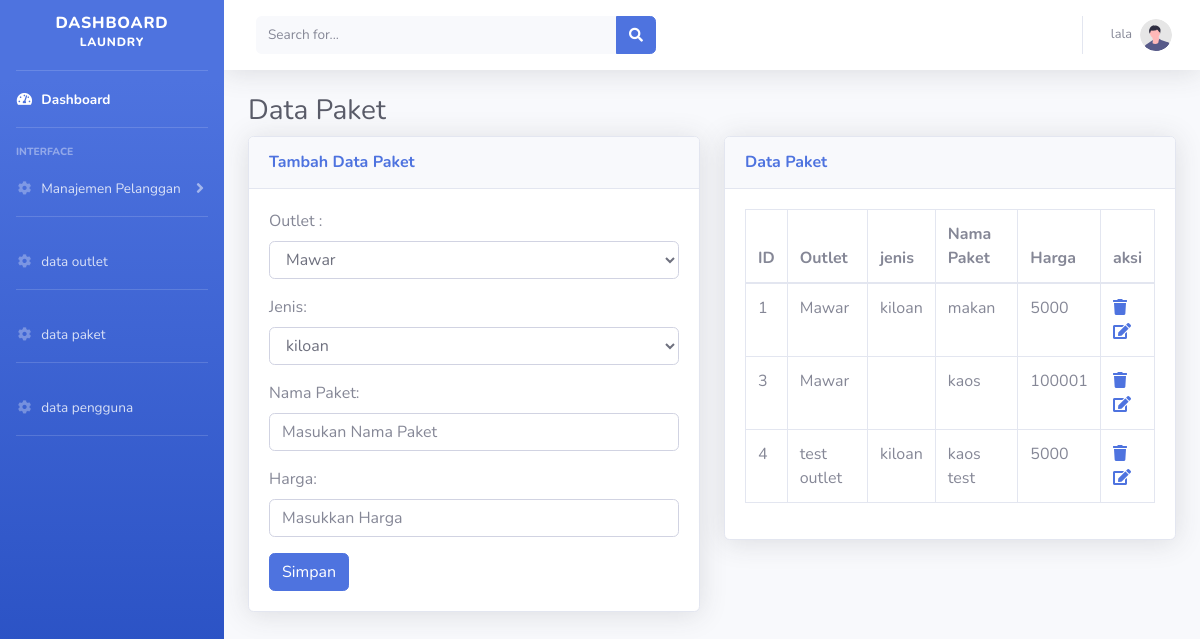
The app's page /data_paket.php (signed in) with its own data.
### tables this page shows
CREATE TABLE `tb_paket` (
  `id` int(11) NOT NULL,
  `id_outlet` int(11) NOT NULL,
  `jenis` enum('kiloan','selimut','bed_cover','kaos','lain') NOT NULL,
  `nama_paket` varchar(100) NOT NULL,
  `harga` int(11) NOT NULL
);

CREATE TABLE `tb_outlet` (
  `id` int(11) NOT NULL,
  `nama` varchar(100) NOT NULL,
  `alamat` text NOT NULL,
  `tlp` varchar(15) NOT NULL
);

### data_paket.php (the view, shortened to what this page needs)
<?php
include 'header.php';
?>
<div class="container-fluid">
    <h1 class="h3 mb-2 text-gray-800">Data Paket</h1>
    <div class="row">
        <div class="col-lg-6">
            <div class="card shadow mb-4">
                <div class="card-header py-3">
                    <h6 class="m-0 font-weight-bold text-primary">Tambah Data Paket</h6>
                </div>
                <div class="card-body">
                    <form action="proses_tambah_paket.php" method="post" enctype="multipart/form-data">
                        <div class="form-group">
                            <div class="form-group">
                                <label for="gender">Outlet :</label>
                                <select name="id_outlet" class="form-control">
                                    <?php
                                    include 'koneksi.php';
                                    $sql = mysqli_query($koneksi, "select * from tb_outlet");
                                    while ($data = mysqli_fetch_array($sql)) {
                                    ?>
                                        <option value="<?= $data['id'] ?>"><?= $data['nama'] ?></option>
                                    <?php
                                    }
                                    ?>
                                </select>
                            </div>
                        </div>
                        <div class="form-group">
                            <label for="gender">Jenis:</label>
                            <select name="jenis" class="form-control">
                                <option value="kiloan">kiloan</option>
                            </select>
                        </div>
                        <div class="form-group">
                            <label for="address">Nama Paket:</label>
                            <input type="text" class="form-control" name="nama_paket" placeholder="Masukan Nama Paket">
                        </div>
                        <div class="form-group">
                            <label for="phone">Harga:</label>
                            <input type="text" class="form-control" name="harga" placeholder="Masukkan Harga">
                        </div>
                        <button type="submit" class="btn btn-primary">Simpan</button>
                    </form>
                </div>
            </div>
        </div>
        <div class="col-lg-6">
            <div class="card shadow mb-4">
                <div class="card-header py-3">
                    <h6 class="m-0 font-weight-bold text-primary">Data Paket</h6>
                </div>
                <div class="card-body">
                    <div class="table-responsive">
                        <table class="table table-bordered" id="dataTable" width="100%" cellspacing="0">
                            <thead>
                                <tr>
                                    <th width="5px">ID</th>
                                    <th>Outlet</th>
                                    <th>jenis</th>
                                    <th>Nama Paket</th>
                                    <th>Harga</th>
                                    <th width="6px">aksi</th>
                                </tr>
                            </thead>
                            <tbody>
                                <?php
                                include "koneksi.php";
                                $sql = mysqli_query($koneksi, "SELECT tb_paket.*, tb_outlet.nama FROM tb_paket JOIN tb_outlet ON tb_paket.id_outlet = tb_outlet.id");
                                while ($data = mysqli_fetch_array($sql)) {
                                ?>
                                    <tr>
                                        <td><?= $data['id'] ?></td>
                                        <td><?= $data['nama'] ?></td>
                                        <td><?= $data['jenis'] ?></td>
                                        <td><?= $data['nama_paket'] ?></td>
                                        <td><?= $data['harga'] ?></td>
                                        <td><a href="hapus_paket.php?id=<?= $data['id'] ?>"><i class="fa fa-trash"></i></a> <a href="edit_paket.php?id=<?= $data['id'] ?>"><i class="fa fa-edit"></i></a></td>
                                    </tr>
                                <?php
                                }
                                ?>
                            </tbody>
                        </table>
                    </div>
                </div>
            </div>
        </div>
    </div>
</div>
</div>
</div>
<?php
include 'footer.php';
?>

### header.php (shortened to what this page needs)
<!DOCTYPE html>
<html lang="en">
<head>
    <link href="vendor/fontawesome-free/css/all.min.css" rel="stylesheet" type="text/css">
    <link href="css/sb-admin-2.min.css" rel="stylesheet">
</head>
<body id="page-top">
    <div id="wrapper">
        <?php
        include 'navbar.php';
        ?>
        <div id="content-wrapper" class="d-flex flex-column">
            <div id="content">
                <nav class="navbar navbar-expand navbar-light bg-white topbar mb-4 static-top shadow">
                    <form class="d-none d-sm-inline-block form-inline mr-auto ml-md-3 my-2 my-md-0 mw-100 navbar-search">
                        <div class="input-group">
                            <input type="text" class="form-control bg-light border-0 small" placeholder="Search for..." aria-label="Search" aria-describedby="basic-addon2">
                            <div class="input-group-append">
                                <button class="btn btn-primary" type="button">
                                    <i class="fas fa-search fa-sm"></i>
                                </button>
                            </div>
                        </div>
                    </form>
                    <ul class="navbar-nav ml-auto">
                        <li class="nav-item dropdown no-arrow">
                            <a class="nav-link dropdown-toggle" href="#" id="userDropdown" role="button" data-toggle="dropdown" aria-haspopup="true" aria-expanded="false">
                                <span class="mr-2 d-none d-lg-inline text-gray-600 small"><?= $_SESSION['username'] ?></span>
                                <img class="img-profile rounded-circle" src="img/undraw_profile.svg">
                            </a>
                        </li>
                    </ul>
                </nav>

### navbar.php (shortened to what this page needs)
<ul class="navbar-nav bg-gradient-primary sidebar sidebar-dark accordion" id="accordionSidebar">
    <a class="sidebar-brand d-flex align-items-center justify-content-center" href="index.html">
        <div class="sidebar-brand-text mx-3">Dashboard <sup>Laundry</sup></div>
    </a>
    <hr class="sidebar-divider my-0">
    <li class="nav-item active">
        <a class="nav-link" href="home.php">
            <i class="fas fa-fw fa-tachometer-alt"></i>
            <span>Dashboard</span></a>
        <hr class="sidebar-divider">
    </li>
    <div class="sidebar-heading">
        Interface
    </div>
    <?php
    if ($_SESSION['role'] == "admin" || $_SESSION['role'] == "kasir") {
    ?>
        <li class="nav-item">
            <a class="nav-link collapsed" href="#" data-toggle="collapse" data-target="#pelangganData" aria-expanded="true" aria-controls="pelangganData">
                <i class="fas fa-fw fa-cog"></i>
                <span>Manajemen Pelanggan</span>
            </a>
        </li>
        <hr class="sidebar-divider">
    <?php
    }
    ?>
    <?php
    if ($_SESSION['role'] == "admin") {
    ?>
        <li class="nav-item">
            <a class="nav-link" href="data_outet.php">
                <i class="fas fa-fw fa-cog"></i>
                <span>data outlet</span></a>
        </li>
        <hr class="sidebar-divider">
    <?php
    }
    ?>
    <?php
    if ($_SESSION['role'] == "admin") {
    ?>
        <li class="nav-item">
            <a class="nav-link" href="data_paket.php">
                <i class="fas fa-fw fa-cog"></i>
                <span>data paket</span></a>
        </li>
        <hr class="sidebar-divider">
    <?php
    }
    ?>
    <?php
    if ($_SESSION['role'] == "admin") {
    ?>
        <li class="nav-item">
            <a class="nav-link" href="data_pengguna.php">
                <i class="fas fa-fw fa-cog"></i>
                <span>data pengguna</span></a>
        </li>
        <hr class="sidebar-divider">
    <?php
    }
    ?>
</ul>

### footer.php (shortened to what this page needs)
</div>
</body>
</html>

### records on screen
tb_paket: id "1", id_outlet.nama "Mawar", jenis "kiloan", nama_paket "makan", harga "5000"
tb_paket: id "3", id_outlet.nama "Mawar", nama_paket "kaos", harga "100001"
tb_paket: id "4", id_outlet.nama "test outlet", jenis "kiloan", nama_paket "kaos test", harga "5000"

### other values on screen
$_SESSION['username'] "lala"
form field id_outlet "Mawar"
